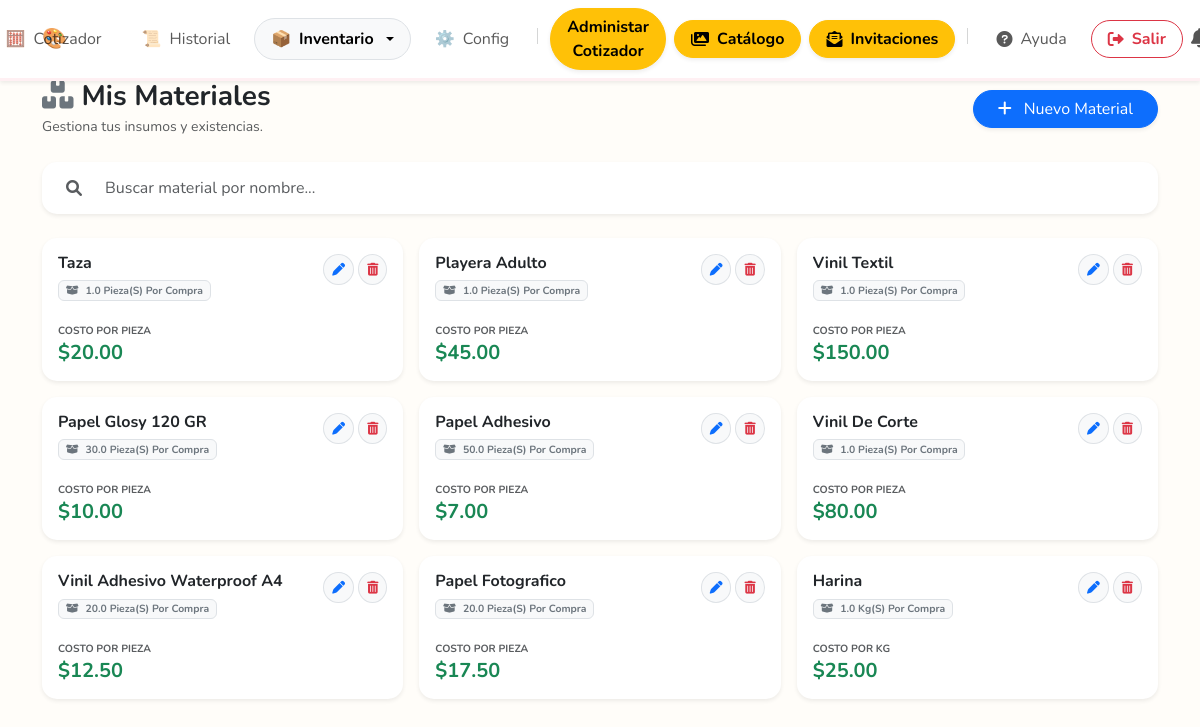
/materiales (signed in), run on the app's committed database.
### tables this page shows
CREATE TABLE materiales (id INTEGER PRIMARY KEY AUTOINCREMENT, user_id INTEGER, nombre TEXT, es_paquete BOOLEAN, precio_compra REAL, cantidad_paquete REAL, precio_unitario REAL, stock_actual REAL DEFAULT 0, stock_minimo REAL DEFAULT 5, unidad_medida TEXT DEFAULT 'pieza');

### routes/inventory.py (the view, shortened to what this page needs)
@inventory_bp.route('/materiales', methods=['GET', 'POST'])
@login_required
def materiales():
    conn = get_db()
    rows = conn.execute("SELECT * FROM materiales WHERE user_id = ?", (session['user_id'],)).fetchall()
    config = conn.execute("SELECT inventario_activo FROM configuracion WHERE user_id = ?", (session['user_id'],)).fetchone()
    conn.close()
    materiales_lista = [dict(row) for row in rows]
    return render_template('materiales.html', materiales=materiales_lista, config=config)

### app.py (called while the page is built)
@app.context_processor
def inject_user_config():
    default_config = {
        'nombre_empresa': 'Cotizador Sianeffects', # O el nombre genérico que quieras
        'slogan': '',
        'website': '',
        'margen_ganancia': 100
    }
    if 'user_id' in session:
        try:
            conn = get_db_connection()
            user_config = conn.execute('SELECT * FROM configuracion WHERE user_id = ?', (session['user_id'],)).fetchone()
            conn.close()
            if user_config:
                return {'config': dict(user_config)}
        except Exception as e:
            print(f"Error inyectando config: {e}")
    return {'config': default_config}

@app.after_request
def add_header(response):
    response.headers["Cache-Control"] = "no-cache, no-store, must-revalidate"
    return response

### db.py (called while the page is built)
def get_db_connection():
    conn = sqlite3.connect(DB_NAME)
    conn.row_factory = sqlite3.Row
    return conn

### helpers.py (called while the page is built, shortened)
def login_required(f):
    @wraps(f)
    def decorated_function(*args, **kwargs):
        if 'user_id' not in session:
            flash('Por favor inicia sesión.', 'warning')
            return redirect(url_for('auth.login'))
        return f(*args, **kwargs)
    return decorated_function

def obtener_alertas(user_id):
    alertas = []
    conn = get_db_connection()
    try:
        config = conn.execute("SELECT inventario_activo FROM configuracion WHERE user_id=?", (user_id,)).fetchone()
        user = conn.execute("SELECT subscription_end, role FROM usuarios WHERE id=?", (user_id,)).fetchone()
    except Exception as e:
        print(f"Error obteniendo alertas: {e}")
    finally:
        conn.close()
    return alertas

### routes/main.py (called while the page is built)
@main_bp.app_context_processor
def inject_notifications():
    if 'user_id' in session:
        return {'notificaciones': obtener_alertas(session['user_id'])}
    return {'notificaciones': []}

### templates/materiales.html (shortened to what this page needs)
{% extends "layout.html" %}
{% block content %}
<div class="row align-items-center mb-4">
    <div class="col-md-6">
        <h3 class="fw-bold m-0 text-dark"><i class="fas fa-boxes text-secondary me-2"></i>Mis Materiales</h3>
        <small class="text-muted">Gestiona tus insumos y existencias.</small>
    </div>
    <div class="col-md-6 text-end">
        <button class="btn btn-primary rounded-pill px-4 shadow-sm" data-bs-toggle="modal"
            data-bs-target="#modalMaterial" onclick="limpiarModal()">
            <i class="fas fa-plus me-2"></i> Nuevo Material
        </button>
    </div>
</div>
<div class="card border-0 shadow-sm mb-4" style="border-radius: 15px;">
    <div class="card-body p-2">
        <div class="input-group">
            <span class="input-group-text bg-white border-0 ps-3"><i class="fas fa-search text-muted"></i></span>
            <input type="text" id="buscadorMateriales" class="form-control border-0 shadow-none"
                placeholder="Buscar material por nombre..." onkeyup="filtrarMateriales()">
        </div>
    </div>
</div>
<div class="row g-3" id="contenedorMateriales">
    {% for mat in materiales %}
    <div class="col-md-6 col-lg-4 item-material">
        <div class="card h-100 border-0 shadow-sm" style="border-radius: 15px;">
            <div class="card-body">
                <div class="d-flex justify-content-between align-items-start mb-2">
                    <div style="max-width: 70%;">
                        <h6 class="fw-bold text-dark mb-1 nombre-material text-truncate" title="{{ mat['nombre'] }}">{{
                            mat['nombre'] }}</h6>
                        <span class="badge bg-light text-secondary border text-capitalize" style="font-size: 0.65rem;">
                            <i class="fas fa-box-open me-1"></i>
                            {{ mat['cantidad_paquete']|float|round(2) }} {{ mat['unidad_medida']|default('pieza') }}(s)
                            por compra
                        </span>
                    </div>
                    <div class="d-flex gap-1">
                        <button class="btn btn-light btn-sm text-primary rounded-circle border"
                            onclick='editarMaterial({{ mat|tojson|safe }})' title="Editar">
                            <i class="fas fa-pen" style="font-size: 0.8rem;"></i>
                        </button>
                        <a href="{{ url_for('inventory.eliminar_material', id=mat['id']) }}"
                            class="btn btn-light btn-sm text-danger rounded-circle border"
                            onclick="return confirm('¿Seguro que quieres eliminar este material?')" title="Eliminar">
                            <i class="fas fa-trash-alt" style="font-size: 0.8rem;"></i>
                        </a>
                    </div>
                </div>
                <div class="row mt-3 align-items-end">
                    <div class="col-5">
                        <small class="text-muted fw-bold" style="font-size: 0.65rem;">COSTO POR {{
                            (mat['unidad_medida']|default('pieza'))|upper }}</small>
                        <div class="h5 fw-bold text-success mb-0">${{ "%.2f"|format(mat['precio_unitario']) }}</div>
                    </div>
                </div>
            </div>
        </div>
    </div>
    {% else %}
    <div class="col-12 text-center py-5 opacity-50">
        <i class="fas fa-box-open fa-3x mb-3 text-secondary"></i>
        <p>No tienes materiales registrados.</p>
    </div>
    {% endfor %}
</div>
{% endblock %}

### templates/layout.html (style rules this page uses)
:root { --sian-pink: #ff6b81; --sian-pink-light: #fff0f3; --sian-teal: #2ec4b6; --sian-teal-dark: #1f8c82; --bg-cream: #fffdf9; }
body { font-family: 'Nunito', sans-serif; background-color: var(--bg-cream); padding-top: 80px; color: #555; }

### data on the page
materiales: nombre "Taza", cantidad_paquete "1.0", unidad_medida "Pieza", unidad_medida "PIEZA", precio_unitario "20.00"
materiales: nombre "Playera Adulto", cantidad_paquete "1.0", unidad_medida "Pieza", unidad_medida "PIEZA", precio_unitario "45.00"
materiales: nombre "Vinil Textil", cantidad_paquete "1.0", unidad_medida "Pieza", unidad_medida "PIEZA", precio_unitario "150.00"
materiales: nombre "Papel Glosy 120 GR", cantidad_paquete "30.0", unidad_medida "Pieza", unidad_medida "PIEZA", precio_unitario "10.00"
materiales: nombre "Papel Adhesivo", cantidad_paquete "50.0", unidad_medida "Pieza", unidad_medida "PIEZA", precio_unitario "7.00"
materiales: nombre "Vinil De Corte", cantidad_paquete "1.0", unidad_medida "Pieza", unidad_medida "PIEZA", precio_unitario "80.00"
materiales: nombre "Vinil Adhesivo Waterproof A4", cantidad_paquete "20.0", unidad_medida "Pieza", unidad_medida "PIEZA", precio_unitario "12.50"
materiales: nombre "Papel Fotografico", cantidad_paquete "20.0", unidad_medida "Pieza", unidad_medida "PIEZA", precio_unitario "17.50"
materiales: nombre "Harina", cantidad_paquete "1.0", unidad_medida "Kg", unidad_medida "KG", precio_unitario "25.00"
